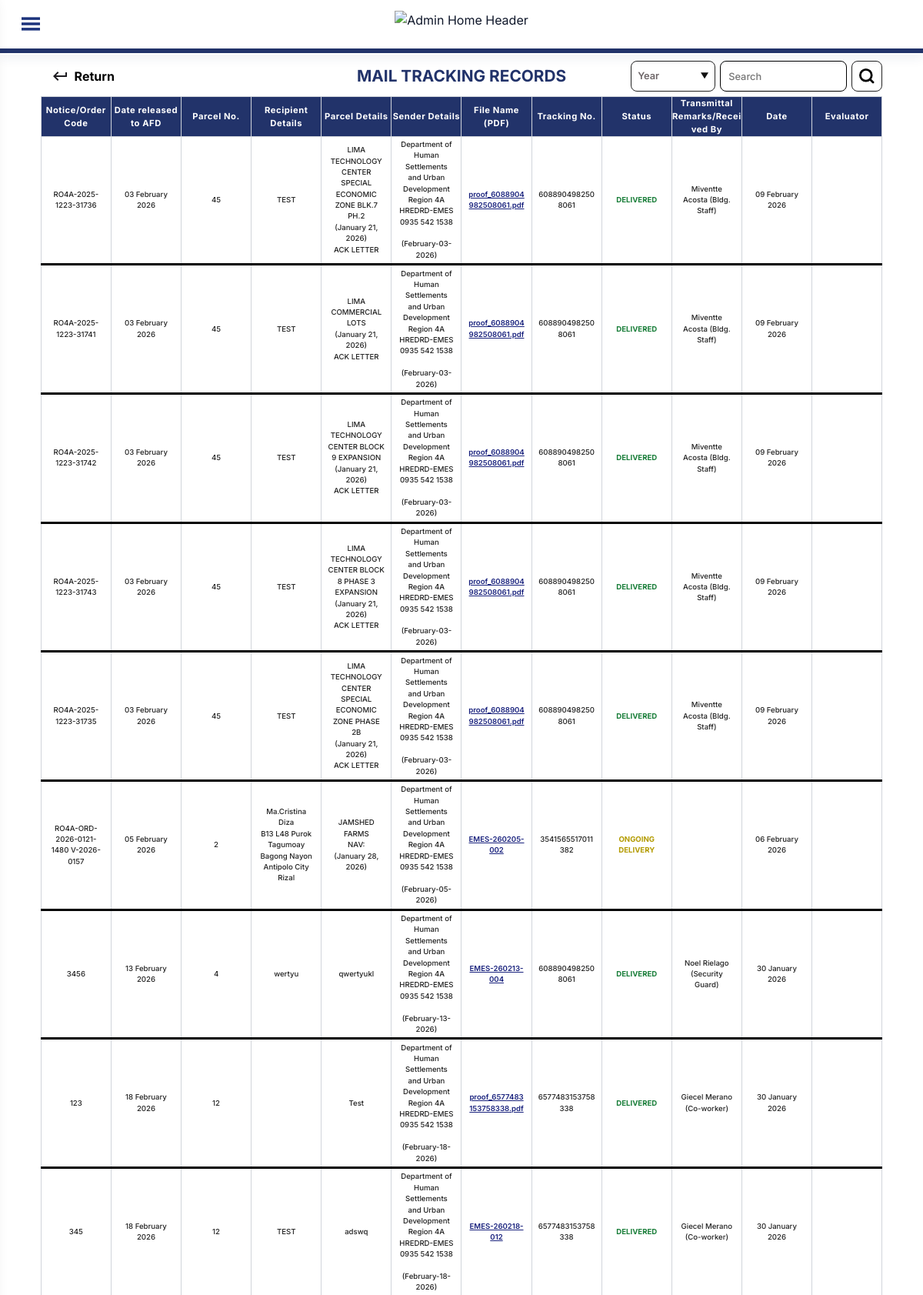
Page /pages/Tracking_Page.php (upper part) on the committed database.
### tables this page shows
CREATE TABLE `mailtracking` (
  `id` int(11) NOT NULL,
  `Notice/Order Code` varchar(100) NOT NULL,
  `Date released to AFD` date NOT NULL,
  `Parcel No.` int(20) NOT NULL,
  `Recipient Details` varchar(100) NOT NULL,
  `Parcel Details` varchar(100) NOT NULL,
  `Sender Details` varchar(250) NOT NULL,
  `File Name (PDF)` varchar(100) NOT NULL,
  `Tracking No.` varchar(50) NOT NULL,
  `Status` varchar(100) NOT NULL,
  `Transmittal ID` varchar(40) NOT NULL DEFAULT '',
  `Transmittal Remarks/Received By` varchar(100) NOT NULL,
  `Date` date NOT NULL,
  `Evaluator` varchar(100) NOT NULL
);

### pages/Tracking_Page.php (the view, shortened to what this page needs)
<?php
require_once __DIR__ . '/../config.php';
try {
    $rows = $pdo->query('SELECT * FROM mailtracking ORDER BY `Sender Details` ASC, `id` ASC')->fetchAll();
} catch (Exception $e) {
    $rows = [];
}
$columns = [
    'Notice/Order Code',
    'Date released to AFD',
    'Parcel No.',
    'Recipient Details',
    'Parcel Details',
    'Sender Details',
    'File Name (PDF)',
    'Tracking No.',
    'Status',
    'Transmittal Remarks/Received By',
    'Date',
    'Evaluator',
];
function formatDateCell($value) {
    $value = trim((string)$value);
    $ts = strtotime($value);
    return date('d F Y', $ts);
}
function buildDefaultPdfFileName($dateReleasedValue, $parcelNoValue) {
    $text = trim((string)$dateReleasedValue);
    $ts = strtotime($text);
    $formattedDate = date('ymd', $ts);
    $formattedParcelNo = sprintf('%03d', (int)$parcelNoValue);
    return 'EMES-' . $formattedDate . '-' . $formattedParcelNo;
}
function extractBatchIdFromSenderDetails($senderDetails) {
    $text = trim((string)$senderDetails);
    if (preg_match('/Batch ID:\s*([A-Za-z0-9\-]+)/i', $text, $m)) {
        return trim((string)$m[1]);
    }
    return '';
}
$years = [];
foreach ($rows as $row) {
    $dateAfd = trim((string)($row['Date released to AFD'] ?? ''));
    if ($dateAfd !== '' && preg_match('/(\d{4})/', $dateAfd, $m)) {
        $years[] = $m[1];
    }
}
?>
<!doctype html>
<html lang="en">
<head>
    <link rel="stylesheet" href="../main.css">
</head>
<body class="admin-home-bg">
    <div class="admin-home-header">
        <div class="admin-home-header-main">
            <div class="sidebar-trigger-wrap">
                <button type="button" id="homeSidebarTrigger" class="sidebar-menu-trigger" aria-label="Open sidebar" title="Menu" aria-controls="homeSidebar" aria-expanded="false">
                    <img src="../assets/Sidebar_Menu_Icon.svg" alt="" aria-hidden="true">
                </button>
            </div>
            <img src="../assets/DHSUD_Header.svg" alt="Admin Home Header" class="admin-home-header-img">
        </div>
        <div class="admin-home-header-border"></div>
    </div>
    <div class="tracking-view-shell admin-table-container">
        <div class="top-bar">
            <div class="top-bar-left">
                <a href="../index.php" class="tracking-return-link">
                    <img src="../assets/Return_Icon.svg" alt="Return"> <span>Return</span>
                </a>
            </div>
            <div class="top-bar-title">MAIL TRACKING RECORDS</div>
            <div class="table-sort-bar">
                <div class="table-year-month-filter" id="tableYearMonthFilter">
                    <button type="button" id="tableSortYearTrigger" class="table-year-trigger" aria-haspopup="true" aria-expanded="false">
                        <span id="tableSortYearLabel">Year</span>
                        <span class="table-year-trigger-icon" aria-hidden="true"></span>
                    </button>
                </div>
                <input type="text" id="tableSearchInput" class="table-search-input" placeholder="Search" aria-label="Search records">
                <button type="button" class="table-search-btn" id="tableSearchBtn" aria-label="Search">
                    <img src="../assets/Search Icon.svg" alt="Search">
                </button>
            </div>
        </div>
        <div class="table-scroll-area">
            <div class="tracking-table-container">
                <div class="tracking-table-scroll">
                    <table class="listview-table tracking-table">
                        <thead>
                            <tr>
                                <?php foreach ($columns as $header): ?>
                                    <th><?= htmlspecialchars($header) ?></th>
                                <?php endforeach; ?>
                            </tr>
                        </thead>
                        <tbody id="trackingTableBody">
                            <?php if (empty($rows)): ?>
                                <tr>
                                    <td colspan="<?= count($columns) ?>">No records found.</td>
                                </tr>
                            <?php else: ?>
                                <?php foreach ($rows as $row): ?>
                                    <?php
                                    $dateAfdRaw = (string)($row['Date released to AFD'] ?? '');
                                    $rowYear = '';
                                    $rowMonth = '';
                                    $tsDateAfd = strtotime($dateAfdRaw);
                                    if ($tsDateAfd !== false) {
                                        $rowYear = date('Y', $tsDateAfd);
                                        $rowMonth = date('m', $tsDateAfd);
                                    } elseif ($dateAfdRaw !== '' && preg_match('/(\d{4})-(\d{1,2})/', $dateAfdRaw, $m)) {
                                        $rowYear = $m[1];
                                        $rowMonth = str_pad((string)$m[2], 2, '0', STR_PAD_LEFT);
                                    } elseif ($dateAfdRaw !== '' && preg_match('/(\d{4})/', $dateAfdRaw, $m)) {
                                        $rowYear = $m[1];
                                    }
                                    $rowTextSearch = strtoupper(implode(' ', array_map(static function ($v) {
                                        return trim((string)$v);
                                    }, $row)));
                                    $trackingNo = trim((string)($row['Tracking No.'] ?? $row['Tracking No'] ?? ''));
                                    $statusValue = strtoupper(trim((string)($row['Status'] ?? '')));
                                    $statusClass = '';
                                    if ($statusValue === 'DELIVERED') {
                                        $statusClass = 'status-text status-delivered';
                                    } elseif ($statusValue === 'RETURNED TO SENDER') {
                                        $statusClass = 'status-text status-returned';
                                    } elseif ($statusValue === 'ONGOING DELIVERY') {
                                        $statusClass = 'status-text status-ongoing';
                                    } elseif ($statusValue === 'PERSONALLY RECEIVED') {
                                        $statusClass = 'status-text status-personal';
                                    }
                                    $rowBatchId = extractBatchIdFromSenderDetails($row['Sender Details'] ?? '');
                                    ?>
                                    <tr data-year="<?= htmlspecialchars($rowYear) ?>" data-month="<?= htmlspecialchars($rowMonth) ?>" data-search="<?= htmlspecialchars($rowTextSearch) ?>" data-status="<?= htmlspecialchars($statusValue) ?>" data-batch-id="<?= htmlspecialchars($rowBatchId) ?>">
                                        <?php foreach ($columns as $idx => $colName): ?>
                                            <?php
                                            $cellValue = $row[$colName] ?? '';
                                            if ($colName === 'Date released to AFD' || $colName === 'Date') {
                                                $cellValue = formatDateCell($cellValue);
                                            }
                                            if ($colName === 'Sender Details') {
                                                $cellValue = preg_replace('/\R?Batch ID:\s*[A-Za-z0-9\-]+\s*/i', '', (string)$cellValue);
                                                $cellValue = trim((string)$cellValue);
                                            }
                                            ?>
                                            <?php if ($idx === 0): ?>
                                                <td class="notice-code-cell">
                                                    <div>
                                                        <span><?= htmlspecialchars((string)$cellValue) ?></span>
                                                    </div>
                                                </td>
                                            <?php elseif ($colName === 'Status'): ?>
                                                <td data-col="Status"><span class="<?= htmlspecialchars($statusClass) ?>"><?= htmlspecialchars((string)$cellValue) ?></span></td>
                                            <?php elseif ($colName === 'File Name (PDF)'): ?>
                                                <?php
                                                $fileName = trim((string)$cellValue);
                                                $defaultPdfName = buildDefaultPdfFileName($row['Date released to AFD'] ?? '', $row['Parcel No.'] ?? 0);
                                                $resolvedPdfName = $fileName !== '' ? basename($fileName) : $defaultPdfName;
                                                $proofAssetName = $trackingNo !== '' ? ('proof_' . $trackingNo . '.pdf') : '';
                                                $fileHref = $proofAssetName !== '' ? '../JRS_PDFs/' . rawurlencode($proofAssetName) : '';
                                                ?>
                                                <td data-col="<?= htmlspecialchars($colName) ?>" class="pdf-link-cell">
                                                    <?php if ($fileHref !== '' && $resolvedPdfName !== ''): ?>
                                                        <a href="<?= htmlspecialchars($fileHref) ?>" class="pdf-link-in-cell" target="_blank" rel="noopener noreferrer"><?= htmlspecialchars($resolvedPdfName) ?></a>
                                                    <?php endif; ?>
                                                </td>
                                            <?php else: ?>
                                                <td data-col="<?= htmlspecialchars($colName) ?>"><?= htmlspecialchars((string)$cellValue) ?></td>
                                            <?php endif; ?>
                                        <?php endforeach; ?>
                                    </tr>
                                <?php endforeach; ?>
                            <?php endif; ?>
                        </tbody>
                    </table>
                </div>
            </div>
        </div>
    </div>
</body>
</html>

### pages/Tracking_Page.php (style rules this page uses)
body { background: #ffffff; }
.tracking-return-link { display: inline-flex; align-items: center; gap: 0.3rem; color: #000; font-weight: 700; text-decoration: none; padding: 5px 16px; border-radius: 6px; font-size: 1rem; transition: background 0.2s, color 0.2s; }
.tracking-view-shell { max-width: 1280px; margin: 0 auto; padding: 0 1.8rem 0; }
.tracking-view-shell .top-bar { margin-top: 0.5rem; margin-bottom: 0.2rem; }
.tracking-view-shell .top-bar-left { visibility: visible; }
.tracking-view-shell .table-sort-bar { justify-content: flex-end; gap: 6px; }
.tracking-view-shell .table-year-trigger { min-width: 110px; height: 40px; padding: 0 8px; border-radius: 8px; border: 1.6px solid #222; font-weight: 600; }
.tracking-view-shell .table-search-input { width: 165px; max-width: 165px; border-radius: 8px; height: 40px; padding: 0 10px; }
.tracking-view-shell .table-search-btn { border-radius: 8px; width: 32px; height: 32px; display: inline-flex; align-items: center; justify-content: center; border: 1.6px solid #222; background: #fff; }
.tracking-view-shell .table-search-btn img { width: 20px; height: 20px; margin: 0; }
.tracking-view-shell .table-scroll-area { padding: 0; }
.tracking-table td.notice-code-cell { white-space: normal !important; word-break: normal !important; overflow-wrap: break-word !important; min-width: 0; }
.tracking-table td.notice-code-cell > div { display: flex; align-items: flex-start; width: 100%; min-width: 0; }
.tracking-table td.notice-code-cell > div > span { display: block; flex: 1 1 auto; min-width: 0; white-space: normal; word-break: normal; overflow-wrap: break-word; hyphens: auto; }
.tracking-table td[data-col]:not(.notice-code-cell) { white-space: pre-wrap; word-break: break-word; overflow-wrap: anywhere; }
.tracking-view-shell .tracking-table-scroll { overflow-x: auto; width: 100%; }
.tracking-view-shell .tracking-table { table-layout: fixed; width: 100%; min-width: 1760px; border-collapse: collapse; }
.tracking-view-shell .tracking-table th, .tracking-view-shell .tracking-table td { width: auto; min-width: 0; }
.tracking-view-shell .tracking-table th:nth-child(1), .tracking-view-shell .tracking-table td:nth-child(1) { width: 150px; }
.tracking-view-shell .tracking-table th:nth-child(2), .tracking-view-shell .tracking-table td:nth-child(2) { width: 120px; }
.tracking-view-shell .tracking-table th:nth-child(3), .tracking-view-shell .tracking-table td:nth-child(3) { width: 90px; }
.tracking-view-shell .tracking-table th:nth-child(4), .tracking-view-shell .tracking-table td:nth-child(4) { width: 170px; }
.tracking-view-shell .tracking-table th:nth-child(5), .tracking-view-shell .tracking-table td:nth-child(5) { width: 170px; }
.tracking-view-shell .tracking-table th:nth-child(6), .tracking-view-shell .tracking-table td:nth-child(6) { width: 170px; }
.tracking-view-shell .tracking-table th:nth-child(7), .tracking-view-shell .tracking-table td:nth-child(7) { width: 170px; }
.tracking-view-shell .tracking-table th:nth-child(8), .tracking-view-shell .tracking-table td:nth-child(8) { width: 130px; }
.tracking-view-shell .tracking-table th:nth-child(9), .tracking-view-shell .tracking-table td:nth-child(9) { width: 130px; }
.tracking-view-shell .tracking-table th:nth-child(10), .tracking-view-shell .tracking-table td:nth-child(10) { width: 220px; }
.tracking-view-shell .tracking-table th:nth-child(11), .tracking-view-shell .tracking-table td:nth-child(11) { width: 120px; }
.tracking-view-shell .tracking-table th:nth-child(12), .tracking-view-shell .tracking-table td:nth-child(12) { width: 120px; }
@media (max-width: 1200px) { .tracking-view-shell .tracking-table { min-width: 1400px; } }

### rows in the picture
mailtracking: value "RO4A-2025-1223-31736", Date released to AFD "03 February 2026", value "45", Recipient Details "TEST", Parcel Details "LIMA TECHNOLOGY CENTER SPECIAL ECONOMIC ZONE BLK.7 PH.2 (January 21, 2026) ACK LETTER", Sender Details "Department of Human Settlements and Urban Development Region 4A HREDRD-EMES 0935 542 1538 (February-03-2026)", value "proof_6088904982508061.pdf", value "6088904982508061", Status "DELIVERED", value "Miventte Acosta (Bldg. Staff)", Date "09 February 2026"
mailtracking: value "RO4A-2025-1223-31741", Date released to AFD "03 February 2026", value "45", Recipient Details "TEST", Parcel Details "LIMA COMMERCIAL LOTS (January 21, 2026) ACK LETTER", Sender Details "Department of Human Settlements and Urban Development Region 4A HREDRD-EMES 0935 542 1538 (February-03-2026)", value "proof_6088904982508061.pdf", value "6088904982508061", Status "DELIVERED", value "Miventte Acosta (Bldg. Staff)", Date "09 February 2026"
mailtracking: value "RO4A-2025-1223-31742", Date released to AFD "03 February 2026", value "45", Recipient Details "TEST", Parcel Details "LIMA TECHNOLOGY CENTER BLOCK 9 EXPANSION (January 21, 2026) ACK LETTER", Sender Details "Department of Human Settlements and Urban Development Region 4A HREDRD-EMES 0935 542 1538 (February-03-2026)", value "proof_6088904982508061.pdf", value "6088904982508061", Status "DELIVERED", value "Miventte Acosta (Bldg. Staff)", Date "09 February 2026"
mailtracking: value "RO4A-2025-1223-31743", Date released to AFD "03 February 2026", value "45", Recipient Details "TEST", Parcel Details "LIMA TECHNOLOGY CENTER BLOCK 8 PHASE 3 EXPANSION (January 21, 2026) ACK LETTER", Sender Details "Department of Human Settlements and Urban Development Region 4A HREDRD-EMES 0935 542 1538 (February-03-2026)", value "proof_6088904982508061.pdf", value "6088904982508061", Status "DELIVERED", value "Miventte Acosta (Bldg. Staff)", Date "09 February 2026"
mailtracking: value "RO4A-2025-1223-31735", Date released to AFD "03 February 2026", value "45", Recipient Details "TEST", Parcel Details "LIMA TECHNOLOGY CENTER SPECIAL ECONOMIC ZONE PHASE 2B (January 21, 2026) ACK LETTER", Sender Details "Department of Human Settlements and Urban Development Region 4A HREDRD-EMES 0935 542 1538 (February-03-2026)", value "proof_6088904982508061.pdf", value "6088904982508061", Status "DELIVERED", value "Miventte Acosta (Bldg. Staff)", Date "09 February 2026"
mailtracking: value "RO4A-ORD-2026-0121-1480 V-2026-0157", Date released to AFD "05 February 2026", value "2", Recipient Details "Ma.Cristina Diza B13 L48 Purok Tagumoay Bagong Nayon Antipolo City Rizal", Parcel Details "JAMSHED FARMS NAV: (January 28, 2026)", Sender Details "Department of Human Settlements and Urban Development Region 4A HREDRD-EMES 0935 542 1538 (February-05-2026)", value "EMES-260205-002", value "3541565517011382", Status "ONGOING DELIVERY", Date "06 February 2026"
mailtracking: value "3456", Date released to AFD "13 February 2026", value "4", Recipient Details "wertyu", Parcel Details "qwertyukl", Sender Details "Department of Human Settlements and Urban Development Region 4A HREDRD-EMES 0935 542 1538 (February-13-2026)", value "EMES-260213-004", value "6088904982508061", Status "DELIVERED", value "Noel Rielago (Security Guard)", Date "30 January 2026"
mailtracking: value "123", Date released to AFD "18 February 2026", value "12", Parcel Details "Test", Sender Details "Department of Human Settlements and Urban Development Region 4A HREDRD-EMES 0935 542 1538 (February-18-2026)", value "proof_6577483153758338.pdf", value "6577483153758338", Status "DELIVERED", value "Giecel Merano (Co-worker)", Date "30 January 2026"
mailtracking: value "345", Date released to AFD "18 February 2026", value "12", Recipient Details "TEST", Parcel Details "adswq", Sender Details "Department of Human Settlements and Urban Development Region 4A HREDRD-EMES 0935 542 1538 (February-18-2026)", value "EMES-260218-012", value "6577483153758338", Status "DELIVERED", value "Giecel Merano (Co-worker)", Date "30 January 2026"

### other values in the picture
$header "Notice/Order Code"
$header "Date released to AFD"
$header "Parcel No."
$header "Recipient Details"
$header "Parcel Details"
$header "Sender Details"
$header "File Name (PDF)"
$header "Tracking No."
$header "Status"
$header "Transmittal Remarks/Received By"
$header "Date"
$header "Evaluator"
